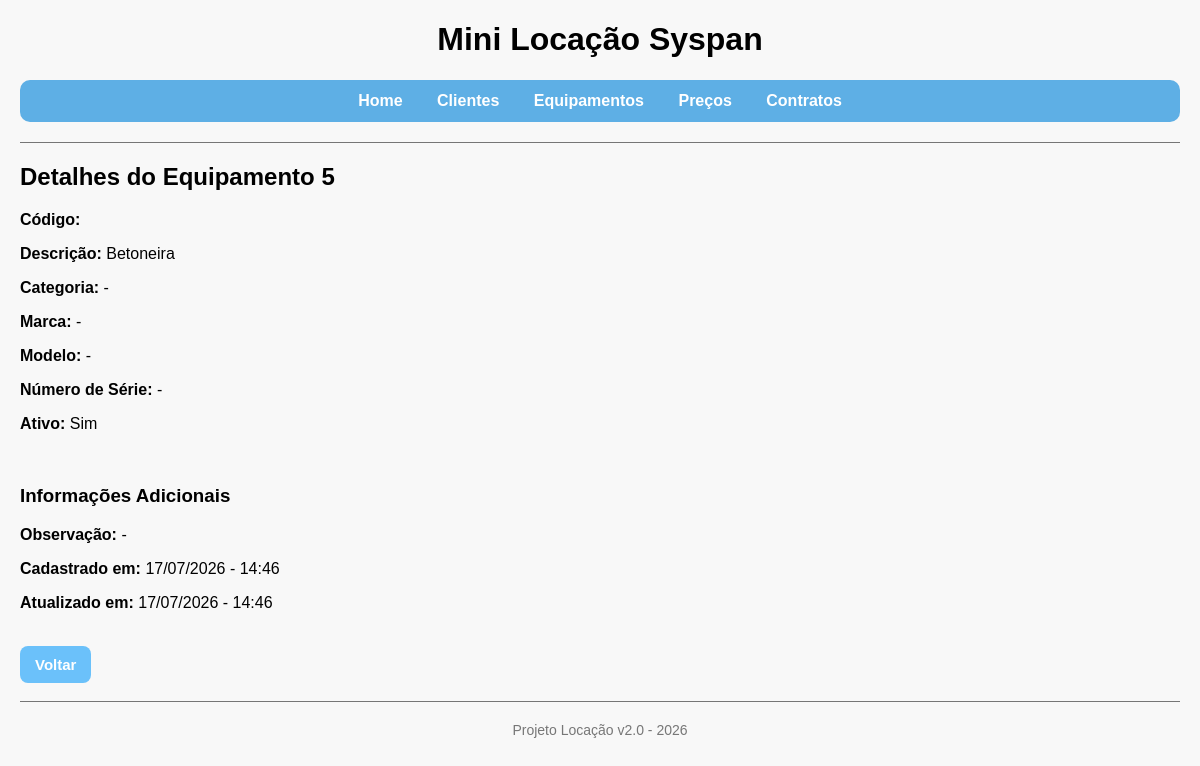
/projeto-locacao/equipamentos/ver.php?id=5, run on an earlier commit of the app's database.
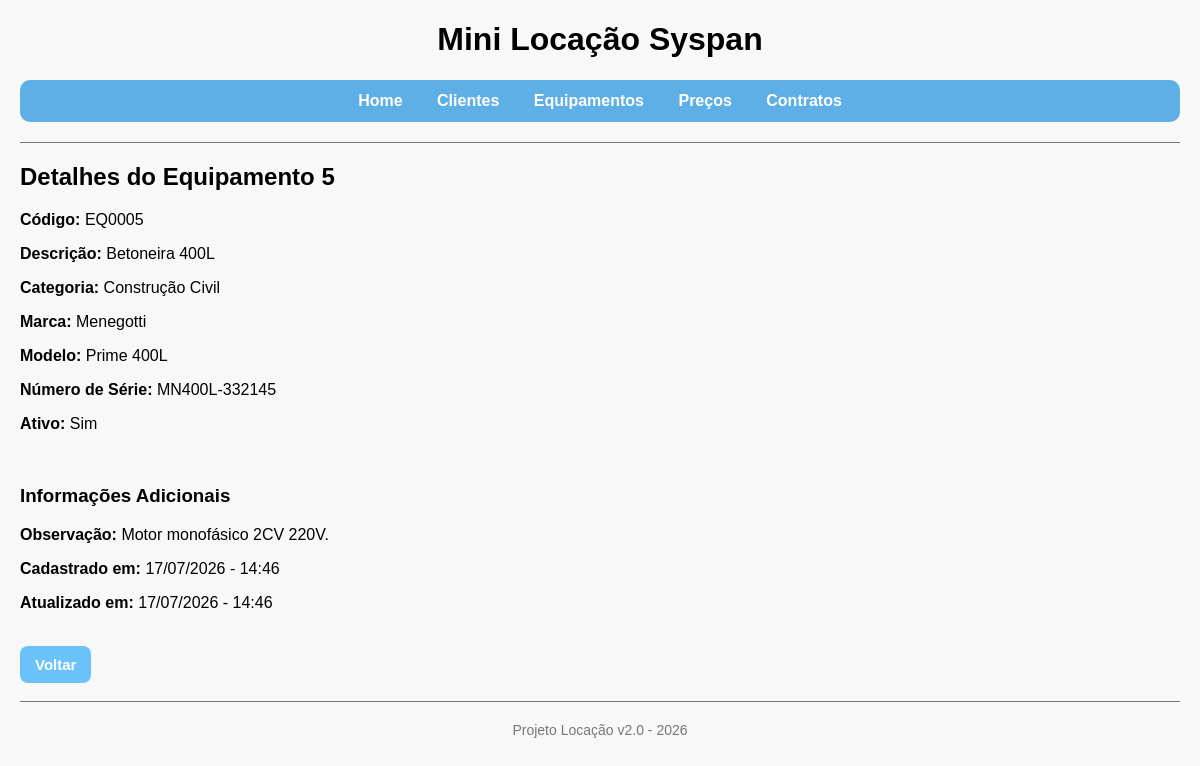
And on a later commit of the database.
### tables this page shows
CREATE TABLE IF NOT EXISTS equipamentos (
 id INT AUTO_INCREMENT PRIMARY KEY,
 codigo VARCHAR(30) NOT NULL UNIQUE,
 descricao VARCHAR(120) NOT NULL,
 categoria VARCHAR(80) NULL,
 marca VARCHAR(80) NULL,
 modelo VARCHAR(80) NULL,
 numero_serie VARCHAR(80) NULL,
 ativo TINYINT(1) NOT NULL DEFAULT 1,
 observacao VARCHAR(255) NULL,
 created_at DATETIME NOT NULL DEFAULT CURRENT_TIMESTAMP,
 updated_at DATETIME NULL DEFAULT CURRENT_TIMESTAMP ON UPDATE CURRENT_TIMESTAMP
);

### projeto-locacao/helpers.php (called while the page is built, shortened)
<?php
    function e(string $value): string {
        return htmlspecialchars($value, ENT_QUOTES | ENT_SUBSTITUTE, 'UTF-8');
    }
    function mostrarValor(mixed $valor): string {
        return !empty($valor) ? e($valor) : '-';
    }
    function formatarData(?string $data): string {
        $timestamp = strtotime($data);
        return date('d/m/Y - H:i',$timestamp);
    }
?>

### projeto-locacao/equipamentos/ver.php (the view, shortened to what this page needs)
<?php
    require_once '../conexao.php';
    require_once '../helpers.php';
    $id = obterId();
    $sql = 'SELECT id, codigo, descricao, categoria, marca, modelo, numero_serie, ativo, observacao, created_at, updated_at
            FROM equipamentos WHERE id = :id';
    $consulta = $pdo->prepare($sql);
    $consulta -> execute([':id' => $id]);
    $equipamento = $consulta->fetch();
    require_once '../layout/header.php';
?>
<h2>Detalhes do Equipamento <?= $equipamento['id'] ?></h2>
<div>
    <p><strong>Código:</strong> <?= e($equipamento["codigo"]) ?></p>
    <p><strong>Descrição:</strong> <?= e($equipamento["descricao"]) ?></p>
    <p><strong>Categoria:</strong> <?= mostrarValor($equipamento["categoria"]) ?></p>
    <p><strong>Marca:</strong> <?= mostrarValor($equipamento["marca"]) ?></p>
    <p><strong>Modelo:</strong> <?= mostrarValor($equipamento["modelo"]) ?></p>
    <p><strong>Número de Série:</strong> <?= mostrarValor($equipamento["numero_serie"]) ?></p>
    <p><strong>Ativo:</strong> <?= e($equipamento["ativo"] ? 'Sim' : 'Não') ?></p><br>
    <h3>Informações Adicionais</h3>
    <p><strong>Observação:</strong> <?= mostrarValor($equipamento["observacao"]) ?></p>
    <p><strong>Cadastrado em:</strong> <?= formatarData($equipamento["created_at"]) ?></p>
    <p><strong>Atualizado em:</strong> <?= mostrarValor(formatarData($equipamento["updated_at"])) ?></p>
</div>
<br><a class="links" href="listar.php">Voltar</a>
<?php require_once '../layout/footer.php'; ?>

What changed in the data, as far as the page shows it:
changed equipamentos "Sim": codigo (not shown) → "EQ0005"; descricao "Betoneira" → "Betoneira 400L"; categoria "-" → "Construção Civil"; marca "-" → "Menegotti"; modelo "-" → "Prime 400L"; numero_serie "-" → "MN400L-332145"; observacao "-" → "Motor monofásico 2CV 220V."
